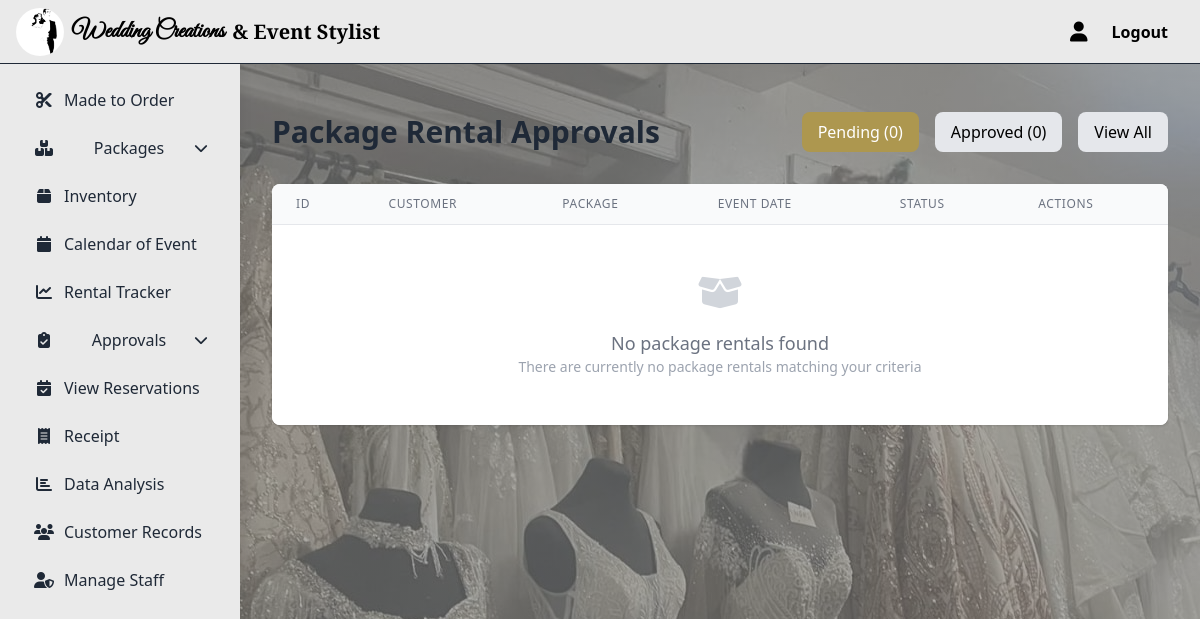
Page /package-approvals/ (signed in) on the earlier database version.
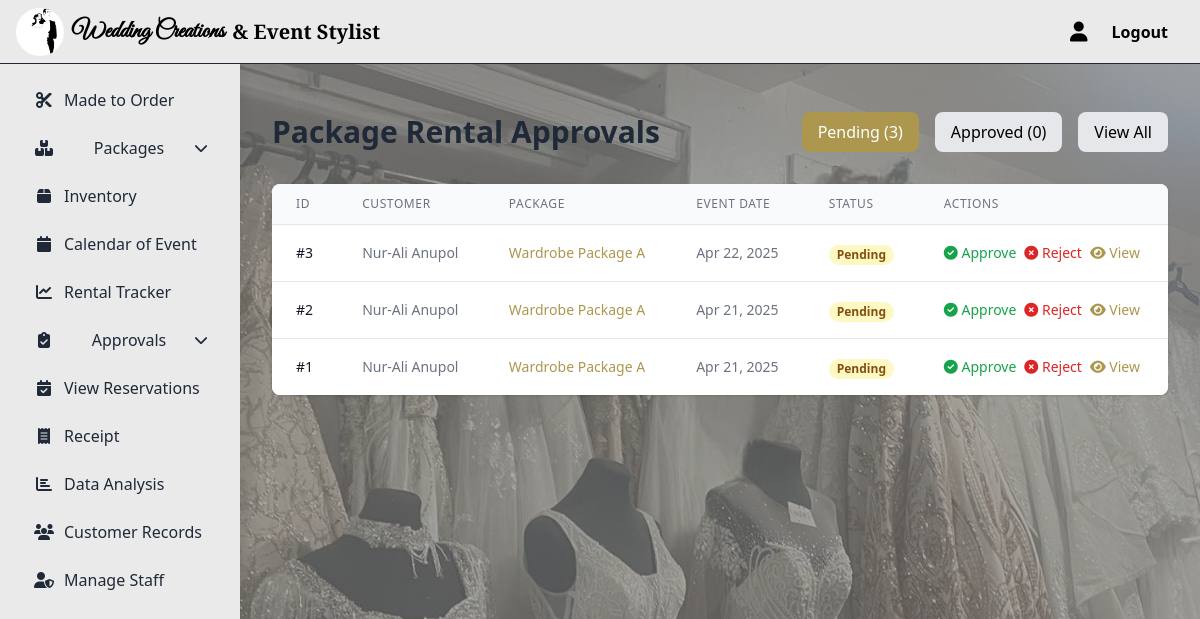
Same page on the later database version.
### saritasapp/models.py (models this page shows, shortened)
class WardrobePackageRental(models.Model):
    STATUS_CHOICES = [
        ('pending', 'Pending'),
        ('approved', 'Approved'),
        ('rejected', 'Rejected'),
        ('completed', 'Completed'),
        ('returned', 'Returned'),  # Added returned status
    ]
    customer = models.ForeignKey(Customer, on_delete=models.CASCADE)
    package = models.ForeignKey(WardrobePackage, on_delete=models.PROTECT)
    event_date = models.DateField()
    status = models.CharField(max_length=20, choices=STATUS_CHOICES, default='pending')
    created_at = models.DateTimeField(auto_now_add=True)
    pickup_date = models.DateField(null=True, blank=True)
    return_date = models.DateField(null=True, blank=True)
    actual_return_date = models.DateField(null=True, blank=True)  # Added this field
    staff = models.ForeignKey(
        User,
        on_delete=models.SET_NULL,
        null=True,
        blank=True,
        related_name='handled_rentals'
    )
    notes = models.TextField(blank=True, null=True)
    @property
    def is_overdue(self):
        if self.status in ['returned', 'rejected']:
            return False
        return self.return_date and self.return_date < timezone.now().date()

class Customer(models.Model):
    user = models.OneToOneField(User, on_delete=models.CASCADE, related_name="customer_profile")
    phone = models.CharField(max_length=15, unique=True)
    address = models.TextField(blank=True, null=True)
    created_at = models.DateTimeField(auto_now_add=True)
    image = models.ImageField(upload_to="customers/", null=True, blank=True)

class User(AbstractUser):
    ROLE_CHOICES = [
        ('staff', 'Staff'),
        ('customer', 'Customer'),
    ]
    email = models.EmailField(unique=True)
    branch = models.ForeignKey(Branch, null=True, blank=True, on_delete=models.SET_NULL)
    role = models.CharField(max_length=10, choices=ROLE_CHOICES, default='customer')
    created_at = models.DateTimeField(auto_now_add=True)
    USERNAME_FIELD = "username"
    REQUIRED_FIELDS = ["email"]

class WardrobePackage(models.Model):
    PACKAGE_TIERS = [
        ("A", "Package A"),
        ("B", "Package B"),
        ("C", "Package C"),
        ("custom", "Custom Package"),
    ]
    STATUS_CHOICES = [
        ("fixed", "Fixed Composition"),
        ("customizable", "Customizable"),
        ("archived", "Archived"),
    ]
    name = models.CharField(max_length=255)
    description = models.TextField(blank=True, null=True)
    tier = models.CharField(
        max_length=10,
        choices=PACKAGE_TIERS,
        blank=True,
        null=True,
        help_text="Predefined package tier (A, B, C) or custom"
    )
    base_price = models.DecimalField(
        max_digits=10,
        decimal_places=2,
        default=0,
        validators=[MinValueValidator(0)]
    )
    deposit_price = models.DecimalField(
        max_digits=10,
        decimal_places=2,
        default=10000.00,
        validators=[MinValueValidator(0)],
        help_text="Refundable deposit amount"
    )
    discount = models.DecimalField(
        max_digits=10,
        decimal_places=2,
        default=0,
        validators=[MinValueValidator(0)]
    )
    status = models.CharField(
        max_length=15,
        choices=STATUS_CHOICES,
        default="fixed",
        help_text="Fixed packages cannot be modified by customers"
    )
    min_rental_days = models.PositiveIntegerField(
        default=1,
        help_text="Minimum rental period for this package"
    )
    includes_accessories = models.BooleanField(
        default=False,
        help_text="Does this package include free accessories?"
    )
    created_at = models.DateTimeField(auto_now_add=True)
    updated_at = models.DateTimeField(auto_now=True)
    class Meta:
        ordering = ['tier', 'base_price']
        verbose_name_plural = "Wardrobe Packages"

### saritasapp/views.py (the view)
# urls.py: path('package-approvals/', views.package_rental_approvals, name='package_rental_approvals'),
@staff_member_required
def package_rental_approvals(request):
    status_filter = request.GET.get('status', 'pending')
    rentals = WardrobePackageRental.objects.select_related(
        'customer__user', 'package'
    ).order_by('-created_at')
    if status_filter != 'all':
        rentals = rentals.filter(status=status_filter)
    stats = {
        'pending': WardrobePackageRental.objects.filter(status='pending').count(),
        'approved': WardrobePackageRental.objects.filter(status='approved').count(),
        'rejected': WardrobePackageRental.objects.filter(status='rejected').count(),
        'completed': WardrobePackageRental.objects.filter(status='completed').count(),
        'returned': WardrobePackageRental.objects.filter(status='returned').count(),
    }
    return render(request, 'saritasapp/package_rental_approvals.html', {
        'rentals': rentals,
        'stats': stats,
        'status_filter': status_filter,
    })

### saritasapp/templates/saritasapp/package_rental_approvals.html (shortened to what this page needs)
{% extends "saritasapp/base.html" %}
{% load static %}
{% block extra_css %}
<link rel="stylesheet" href="{% static 'css/package_approvals.css' %}">
<link rel="stylesheet" href="https://cdn.datatables.net/1.13.6/css/jquery.dataTables.min.css">
{% endblock %}
{% block content %}
<div class="container mx-auto px-4 py-8">
    <div class="flex justify-between items-center mb-8">
        <h1 class="text-3xl font-bold text-gray-800">Package Rental Approvals</h1>
        <div class="flex space-x-4">
            <a href="?status=pending" class="px-4 py-2 rounded-lg {% if status_filter == 'pending' %}bg-[#AD974F] text-white{% else %}bg-gray-200{% endif %}">
                Pending ({{ stats.pending }})
            </a>
            <a href="?status=approved" class="px-4 py-2 rounded-lg {% if status_filter == 'approved' %}bg-[#AD974F] text-white{% else %}bg-gray-200{% endif %}">
                Approved ({{ stats.approved }})
            </a>
            <a href="?status=all" class="px-4 py-2 rounded-lg {% if status_filter == 'all' %}bg-[#AD974F] text-white{% else %}bg-gray-200{% endif %}">
                View All
            </a>
        </div>
    </div>
    <div class="bg-white rounded-lg shadow overflow-hidden">
        <div class="overflow-x-auto">
            <table id="approvalsTable" class="min-w-full divide-y divide-gray-200">
                <thead class="bg-gray-50">
                    <tr>
                        <th class="px-6 py-3 text-left text-xs font-medium text-gray-500 uppercase tracking-wider">ID</th>
                        <th class="px-6 py-3 text-left text-xs font-medium text-gray-500 uppercase tracking-wider">Customer</th>
                        <th class="px-6 py-3 text-left text-xs font-medium text-gray-500 uppercase tracking-wider">Package</th>
                        <th class="px-6 py-3 text-left text-xs font-medium text-gray-500 uppercase tracking-wider">Event Date</th>
                        <th class="px-6 py-3 text-left text-xs font-medium text-gray-500 uppercase tracking-wider">Status</th>
                        <th class="px-6 py-3 text-left text-xs font-medium text-gray-500 uppercase tracking-wider">Actions</th>
                    </tr>
                </thead>
                <tbody class="bg-white divide-y divide-gray-200">
                    {% for rental in rentals %}
                    <tr class="{% if rental.is_overdue %}bg-red-50{% endif %} hover:bg-gray-50">
                        <td class="px-6 py-4 whitespace-nowrap text-sm font-medium text-gray-900">#{{ rental.id }}</td>
                        <td class="px-6 py-4 whitespace-nowrap text-sm text-gray-500">
                            {{ rental.customer.user.get_full_name }}
                        </td>
                        <td class="px-6 py-4 whitespace-nowrap text-sm text-gray-500">
                            <a href="{% url 'customerapp:package_rental_detail' rental.id %}" class="text-[#AD974F] hover:underline">
                                {{ rental.package.name }}
                            </a>
                        </td>
                        <td class="px-6 py-4 whitespace-nowrap text-sm text-gray-500">
                            {{ rental.event_date|date:"M d, Y" }}
                        </td>
                        <td class="px-6 py-4 whitespace-nowrap">
                            <span class="px-2 inline-flex text-xs leading-5 font-semibold rounded-full
                                {% if rental.status == 'pending' %}bg-yellow-100 text-yellow-800
                                {% elif rental.status == 'approved' %}bg-green-100 text-green-800
                                {% elif rental.status == 'rejected' %}bg-red-100 text-red-800
                                {% elif rental.status == 'completed' %}bg-blue-100 text-blue-800
                                {% else %}bg-gray-100 text-gray-800{% endif %}">
                                {{ rental.get_status_display }}
                            </span>
                        </td>
                        <td class="px-6 py-4 whitespace-nowrap text-sm font-medium">
                            <div class="flex space-x-2">
                                {% if rental.status == 'pending' %}
                                <form method="post" action="{% url 'saritasapp:update_package_rental_status' rental.id 'approve' %}">
                                    <button type="submit" class="text-green-600 hover:text-green-900">
                                        <i class="fas fa-check-circle"></i> Approve
                                    </button>
                                </form>
                                <button data-modal-target="rejectModal{{ rental.id }}" data-modal-toggle="rejectModal{{ rental.id }}"
                                    class="text-red-600 hover:text-red-900 ml-2">
                                    <i class="fas fa-times-circle"></i> Reject
                                </button>
                                {% endif %}
                                <a href="{% url 'customerapp:package_rental_detail' rental.id %}" class="text-[#AD974F] hover:text-[#8a7a3f] ml-2">
                                    <i class="fas fa-eye"></i> View
                                </a>
                            </div>
                        </td>
                    </tr>
                    {% empty %}
                    <tr>
                        <td colspan="6" class="px-6 py-4 text-center text-gray-500">
                            <div class="flex flex-col items-center justify-center py-8">
                                <i class="fas fa-box-open text-4xl text-gray-300 mb-4"></i>
                                <p class="text-lg">No package rentals found</p>
                                <p class="text-sm text-gray-400">There are currently no package rentals matching your criteria</p>
                            </div>
                        </td>
                    </tr>
                    {% endfor %}
                </tbody>
            </table>
        </div>
    </div>
</div>
{% endblock %}

Differences in the rows shown:
added WardrobePackageRental: id "3", customer.user.get_full_name "Nur-Ali Anupol", package.name "Wardrobe Package A", event_date "Apr 22, 2025", status "Pending"
added WardrobePackageRental: id "2", customer.user.get_full_name "Nur-Ali Anupol", package.name "Wardrobe Package A", event_date "Apr 21, 2025", status "Pending"
added WardrobePackageRental: id "1", customer.user.get_full_name "Nur-Ali Anupol", package.name "Wardrobe Package A", event_date "Apr 21, 2025", status "Pending"
Other differences:
{{ stats.pending }}: "0" → "3"
text no longer shown: "No package rentals found There are currently no package rentals matching your criteria"
